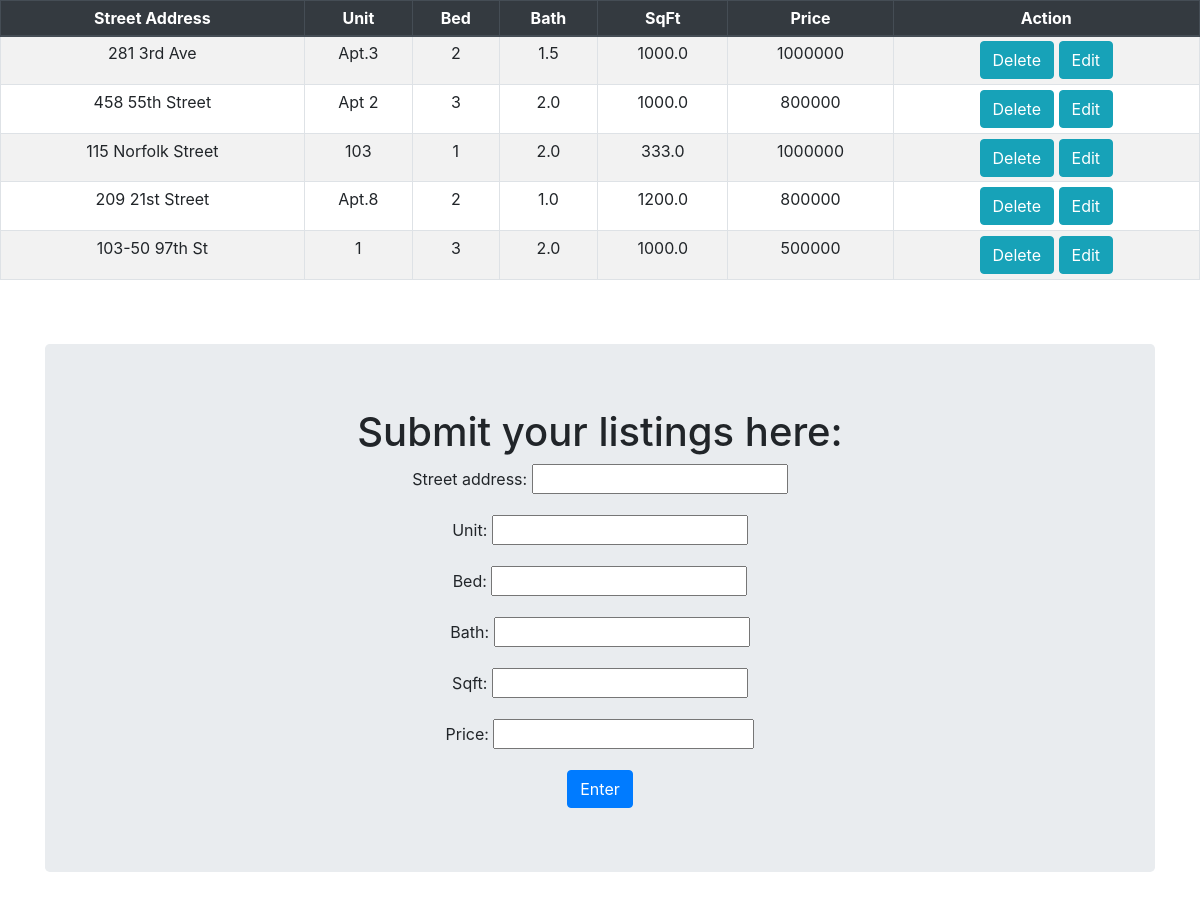
The app's page /BLOG_POSTS/listings/ with its own data.
### BLOG_POSTS/models.py (models this page shows, shortened)
class Property_Info(models.Model):
    street_address = models.CharField(max_length=50)
    unit = models.CharField(max_length=10)
    bed = models.IntegerField()
    bath = models.FloatField()
    sqft = models.FloatField()
    price = models.BigIntegerField()
    class Meta:
        verbose_name_plural = "Property_Info"

### BLOG_POSTS/views.py (the view)
# urls.py: path('listings/',views.List, name = 'PostList'),
def List(request):
    form = forms.Listings
    listings = Property_Info.objects.all()
    if request.method == 'POST':
        form = forms.Listings(request.POST)
        if form.is_valid():
            form.save()
    return render(request, "BLOG_POSTS/Post_List.html",{'form': form, 'listings':listings})

### BLOG_POSTS/Templates/BLOG_POSTS/Post_List.html (shortened to what this page needs)
<!DOCTYPE html>
<html lang="en">
<head>
    <link rel="stylesheet" href="https://stackpath.bootstrapcdn.com/bootstrap/4.5.0/css/bootstrap.min.css" />
</head>
<body>
     <table class="table table-striped table-bordered table-sm">
         <thead class="thead-dark">
             <tr>
                 <th><center>Street Address</center></th>
                 <th><center>Unit</center></th>
                 <th><center>Bed</center></th>
                 <th><center>Bath</center></th>
                 <th><center>SqFt</center></th>
                 <th><center>Price</center></th>
                 <th><center>Action</center></th>
             </tr>
         </thead>
         <tbody>
           {% for r in listings %}
           <tr>
               <td><center>{{r.street_address}}</center></td>
               <td><center>{{r.unit}}</center></td>
               <td><center>{{r.bed}}</center></td>
               <td><center>{{r.bath}}</center></td>
               <td><center>{{r.sqft}}</center></td>
               <td><center>{{r.price}}</center></td>
               <td><center><a href="/BLOG_POSTS/delete/{{r.id}}" class="btn btn-info" role="button">Delete</a> <a href="/BLOG_POSTS/listing_update/{{r.id}}" class="btn btn-info" role="button">Edit</a></center></td>
           </tr>
           {% endfor %}
         </tbody>
    </table>
    <br />
    <br />
    <center>
        <form method="post">
            <div class = "container">
                <div class = "jumbotron">
                       <h1>Submit your listings here:</h1>
                        {{ form.as_p }}
                    <input type="submit" class="btn btn-primary" value="Enter" />
                </div>
            </div>
        </form>
    </center>
</body>
</html>

### records on screen
Property_Info: street_address "281 3rd Ave", unit "Apt.3", bed "2", bath "1.5", sqft "1000.0", price "1000000"
Property_Info: street_address "458 55th Street", unit "Apt 2", bed "3", bath "2.0", sqft "1000.0", price "800000"
Property_Info: street_address "115 Norfolk Street", unit "103", bed "1", bath "2.0", sqft "333.0", price "1000000"
Property_Info: street_address "209 21st Street", unit "Apt.8", bed "2", bath "1.0", sqft "1200.0", price "800000"
Property_Info: street_address "103-50 97th St", unit "1", bed "3", bath "2.0", sqft "1000.0", price "500000"
